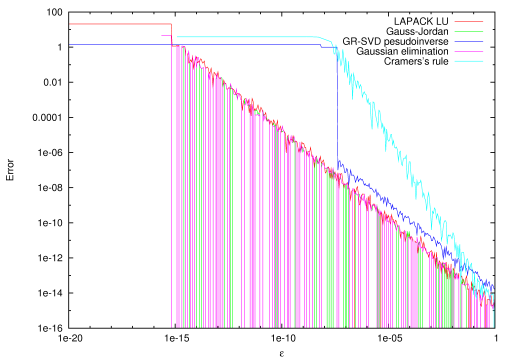

This figure's gnuplot source:
; set xlabel "{/Symbol e}"; set ylabel "Error"; set logscale x 10; set logscale y 10; set terminal postscript eps color enhanced solid ; plot [1e-20:1] [*:*]  "out.txt" using 1:2  with line title "LAPACK LU", "out.txt" using 1:3  with line title "Gauss-Jordan", "out.txt" using 1:4  with line title "GR-SVD pesudoinverse", "out.txt" using 1:5  with line title "Gaussian elimination", "out.txt" using 1:6  with line title "Cramers's rule"
